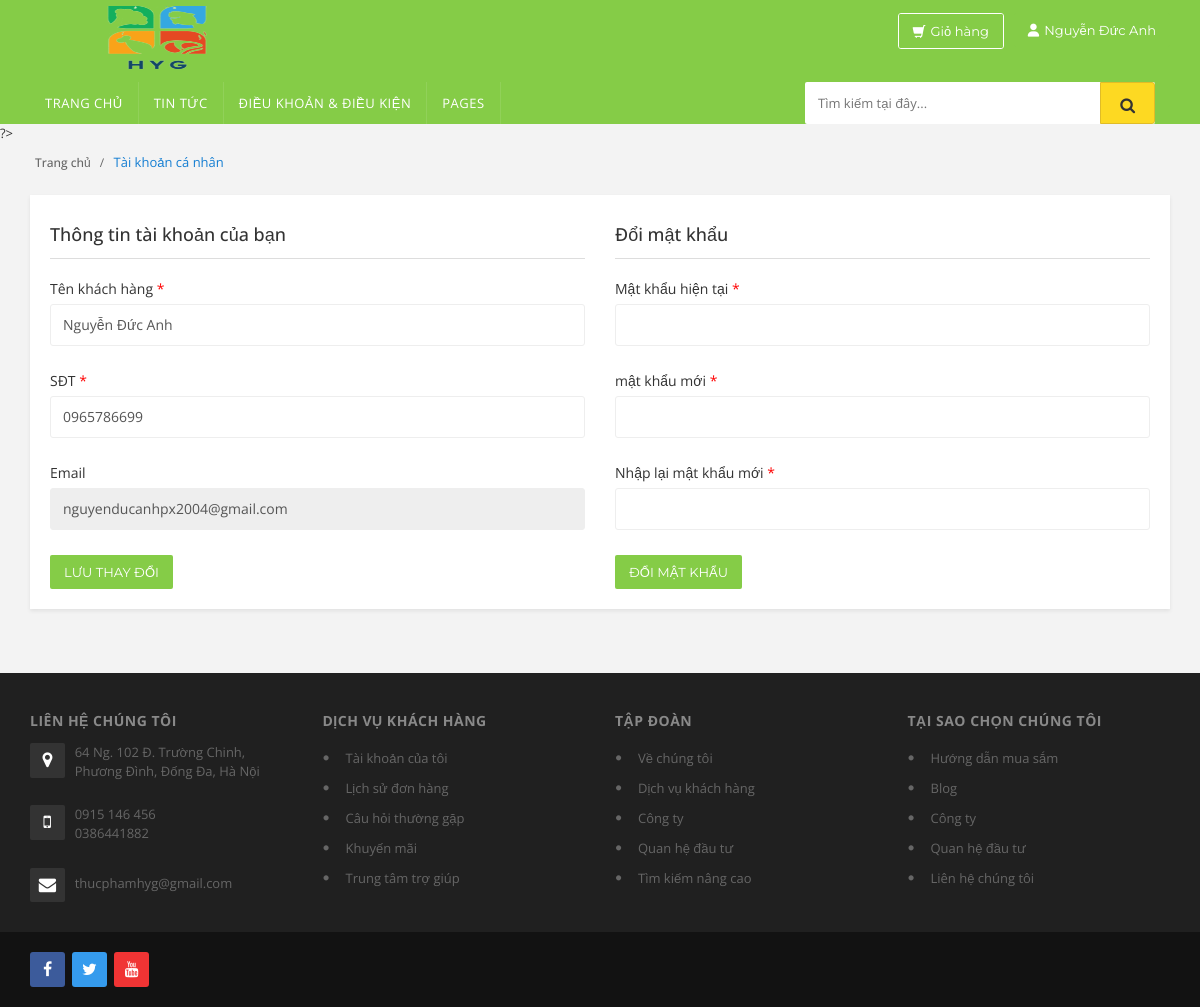
Page /User/taikhoancuatoi.php (signed in) on the committed database.
### tables this page shows
CREATE TABLE `khachhang` (
  `maKhachHang` varchar(20) NOT NULL,
  `tenKhachhang` varchar(50) NOT NULL,
  `soDienThoai` varchar(10) NOT NULL,
  `email` varchar(30) NOT NULL,
  `matkhau` varchar(255) NOT NULL
);

### User/taikhoancuatoi.php (the view, shortened to what this page needs)
<?php
include 'connect.php';
if (!isset($_SESSION['maKhachHang'])) {
    header('location:sign-in.php');
    require_once('khachxem.php');
} else {
    $maKhachhang = $_SESSION['maKhachHang'];
    require_once('header.php');
}
?>
?>
<?php
$sql = "SELECT * FROM khachhang WHERE maKhachHang = '$maKhachhang'";
$query = mysqLi_query($conn, $sql);
$row = mysqLi_fetch_assoc($query);
?>
<div class="breadcrumb">
	<div class="container">
		<div class="breadcrumb-inner">
			<ul class="list-inline list-unstyled">
				<li style="display: inline;"><a href="index.php">Trang chủ</a></li>
				<li class="active">Tài khoản cá nhân</li>
			</ul>
		</div>
	</div>
</div>
<div class="body-content">
	<div class="container">
		<div class="sign-in-page">
			<div class="row">
				<div class="col-md-6 col-sm-6 sign-in">
					<h4 class="">Thông tin tài khoản của bạn</h4>
					<form action="taikhoancuatoi.php" method="post" class="register-form outer-top-xs" role="form">
						<div class="form-group">
							<label class="info-title" for="exampleInputPassword1">Tên khách hàng <span>*</span></label>
							<input type="text" class="form-control unicase-form-control text-input" id="exampleInputPassword1" name="tenkhachhang" value="<?php echo $row['tenKhachhang']; ?>" required>
						</div>
						<div class="form-group">
							<label class="info-title" for="exampleInputPassword1">SĐT <span>*</span></label>
							<input type="text" class="form-control unicase-form-control text-input" id="exampleInputPassword1" name="sdt" value="<?php echo $row['soDienThoai'] ?>" required>
						</div>
						<div class="form-group">
							<label class="info-title" for="exampleInputEmail1">Email <span></span></label>
							<input type="email" class="form-control unicase-form-control text-input" id="exampleInputEmail1" name="email" value="<?php echo $row['email'] ?>" readonly>
						</div>
						<button type="submit" name="luuthaydoi" class="btn-upper btn btn-primary checkout-page-button">Lưu thay đổi</button>
					</form>
				</div>
				<div class="col-md-6 col-sm-6 create-new-account">
					<h4 class="checkout-subtitle">Đổi mật khẩu</h4>
					<form action="taikhoancuatoi.php" method="post" class="register-form outer-top-xs" role="form">
						<div class="form-group">
							<label class="info-title" for="exampleInputEmail2">Mật khẩu hiện tại <span>*</span></label>
							<input type="password" name="matkhau" class="form-control unicase-form-control text-input" id="" required>
						</div>
						<div class="form-group">
							<label class="info-title" for="exampleInputEmail1">mật khẩu mới <span>*</span></label>
							<input type="password" name="matkhau1" class="form-control unicase-form-control text-input" id="" required>
						</div>
						<div class="form-group">
							<label class="info-title" for="exampleInputEmail1">Nhập lại mật khẩu mới <span>*</span></label>
							<input type="password" name="matkhau2" class="form-control unicase-form-control text-input" id="" required>
						</div>
						<button type="submit" name="submit" class="btn-upper btn btn-primary checkout-page-button">Đổi mật khẩu</button>
					</form>
				</div>
			</div>
		</div>
		<div id="brands-carousel" class="logo-slider wow fadeInUp">
			<div class="logo-slider-inner">
				<div id="brand-slider" class="owl-carousel brand-slider custom-carousel owl-theme">
					<div class="item m-t-15">
					</div>
					<div class="item m-t-10">
					</div>
					<div class="item">
					</div>
					<div class="item">
					</div>
					<div class="item">
					</div>
					<div class="item">
					</div>
				</div>
			</div>
		</div>
	</div>
</div>
<?php
require_once('footer.php');
?>

### User/header.php (shortened to what this page needs)
<!DOCTYPE html>
<html lang="en">
<head>
    <link rel="stylesheet" href="assets\css\bootstrap.min.css">
    <link rel="stylesheet" href="assets\css\main.css">
    <link rel="stylesheet" href="assets\css\blue.css">
    <link rel="stylesheet" href="assets\css\owl.carousel.css">
    <link rel="stylesheet" href="assets\css\owl.transitions.css">
    <link rel="stylesheet" href="assets\css\animate.min.css">
    <link rel="stylesheet" href="assets\css\rateit.css">
    <link rel="stylesheet" href="assets\css\bootstrap-select.min.css">
    <link rel="stylesheet" href="https://cdnjs.cloudflare.com/ajax/libs/font-awesome/6.5.2/css/all.min.css" />
    <link rel="stylesheet" href="assets\css\font-awesome.css">
    <link rel="stylesheet" href="CSS\cart.css">
</head>
<body class="cnt-home">
    <header class="header-style-1">
        <div class="main-header">
            <div class="container">
                <div class="row">
                    <div class="col-xs-12 col-sm-12 col-md-3 logo-holder">
                        <div class="logo"> <a href="index.php"> <img src="./img/Remove-bg.ai_1718180807563.png" alt="logo" style="height: 65px;width: 250px;"> </a> </div>
                    </div>
                    <div class="col-xs-12 col-sm-12 col-md-6"></div>
                    <?php
                    $sql_ten_tai_khoan = "SELECT * FROM khachhang WHERE maKhachHang= '$maKhachhang'";
                    $ket_qua_ten_tai_khoan = mysqli_query($conn, $sql_ten_tai_khoan);
                    $tenTK = mysqli_fetch_assoc($ket_qua_ten_tai_khoan);
                    ?>
                    <div class="col-xs-12 col-sm-12 col-md-3 animate-dropdown top-cart-row">
                        <div class="dropdown dropdown-cart" style="margin-left: 10px;">
                            <button class="btn btn-primary" type="button" data-hover="dropdown" data-toggle="dropdown">
                                <div class="basket "> <i class="fa-solid fa-user style_icon"></i> <?php echo $tenTK['tenKhachhang'] ?></div>
                            </button>
                        </div>
                        <form action="" method="post" id="form1">
                            <div class="dropdown dropdown-cart">
                                <div class="items-cart-inner dropdown-toggle lnk-cart">
                                    <button class="btn btn-primary" type="button" id="offcanvasToggle">
                                        <a href="cart.php" style="color: #fff;">
                                            <div class="basket ">
                                                <i class="glyphicon glyphicon-shopping-cart style_icon"></i>
                                                Giỏ hàng
                                            </div>
                                        </a>
                                    </button>
                                </div>
                            </div>
                        </form>
                    </div>
                </div>
            </div>
        </div>
        <div class="header-nav animate-dropdown">
            <div class="container" style="height: 42px">
                <div class="yamm navbar navbar-default" role="navigation">
                    <div class="nav-bg-class">
                        <div class="navbar-collapse collapse" id="mc-horizontal-menu-collapse">
                            <div class="nav-outer">
                                <ul class="nav navbar-nav">
                                    <li class="active dropdown yamm-fw"> <a href="index.php">Trang chủ</a></li>
                                    <li class="dropdown hidden-sm"> <a href="blog.php">Tin tức</a> </li>
                                    <li class="dropdown hidden-sm"> <a href="dieukhoan.php">Điều khoản & điều kiện</a> </li>
                                    <li class="dropdown"> <a href="#" class="dropdown-toggle" data-hover="dropdown" data-toggle="dropdown">Pages</a>
                                    </li>
                                    <div class="col-xs-12 col-sm-12 col-md-4 top-search-holder navbar-right">
                                        <div class="search-area">
                                            <form action="timkiem.php" method="get">
                                                <div class="control-group">
                                                    <input class="search-field" name="tukhoa" placeholder="Tìm kiếm tại đây..." style="height: 42px">
                                                    <a class="search-button" style="height: 42px"></a>
                                                </div>
                                            </form>
                                        </div>
                                </ul>
                            </div>
                        </div>
                    </div>
                </div>
            </div>
        </div>
    </header>

### User/assets/css/blue.css (style rules this page uses)
a { color: #85cc47; }
.header-style-1 .header-nav { background: #85cc47; }
.cnt-home .header-style-1 .header-nav .navbar .navbar-nav > li.active { background: #85cc47; }
.breadcrumb ul li.active { color: #157ed2; }

### User/CSS/cart.css (style rules this page uses)
.basket { display: flex; flex-direction: row; }
.style_icon { line-height:22px; margin-right: 5px; }

### rows in the picture
khachhang: tenKhachhang "Nguyễn Đức Anh", tenkhachhang "Nguyễn Đức Anh", sdt "0965786699", email "nguyenducanhpx2004@gmail.com"
